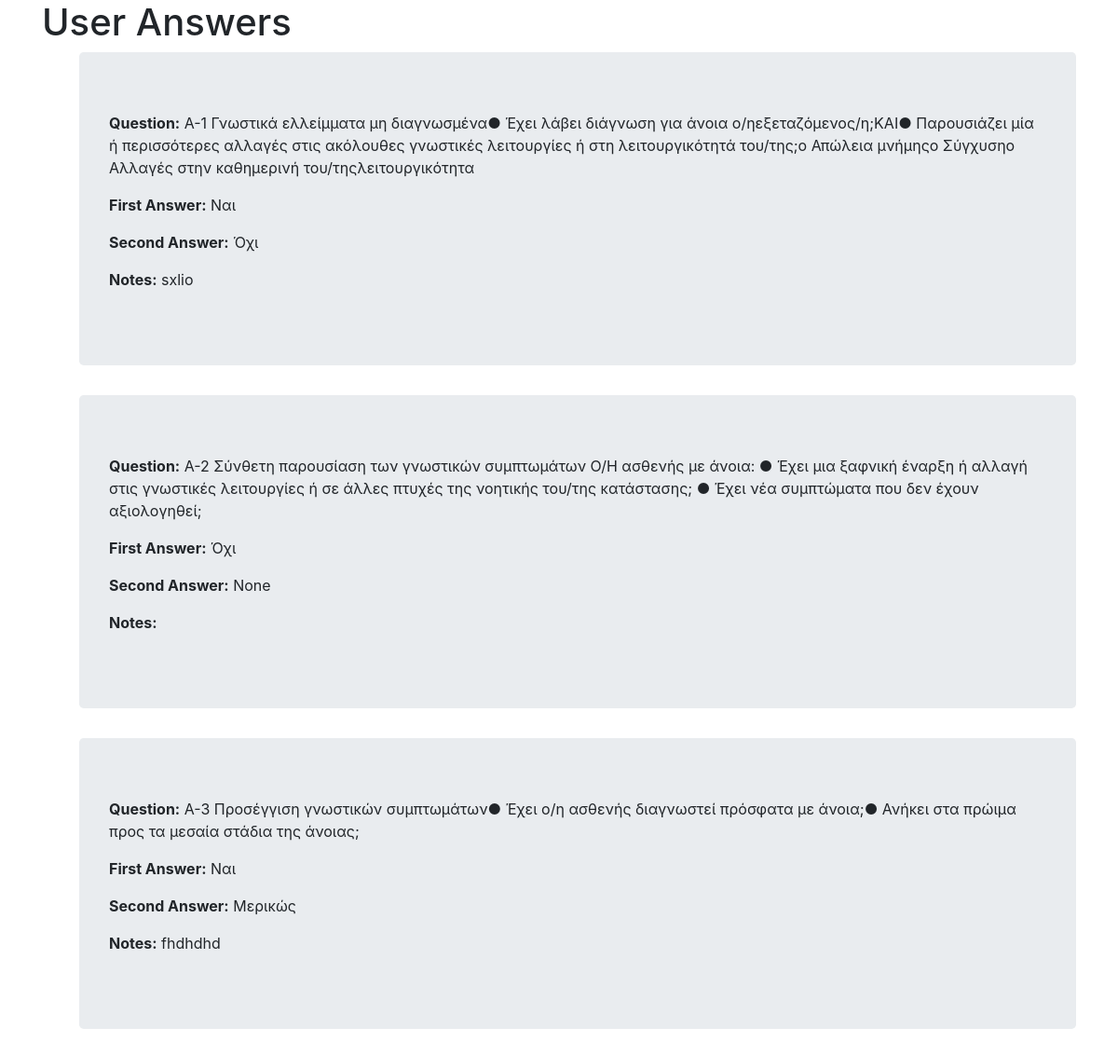
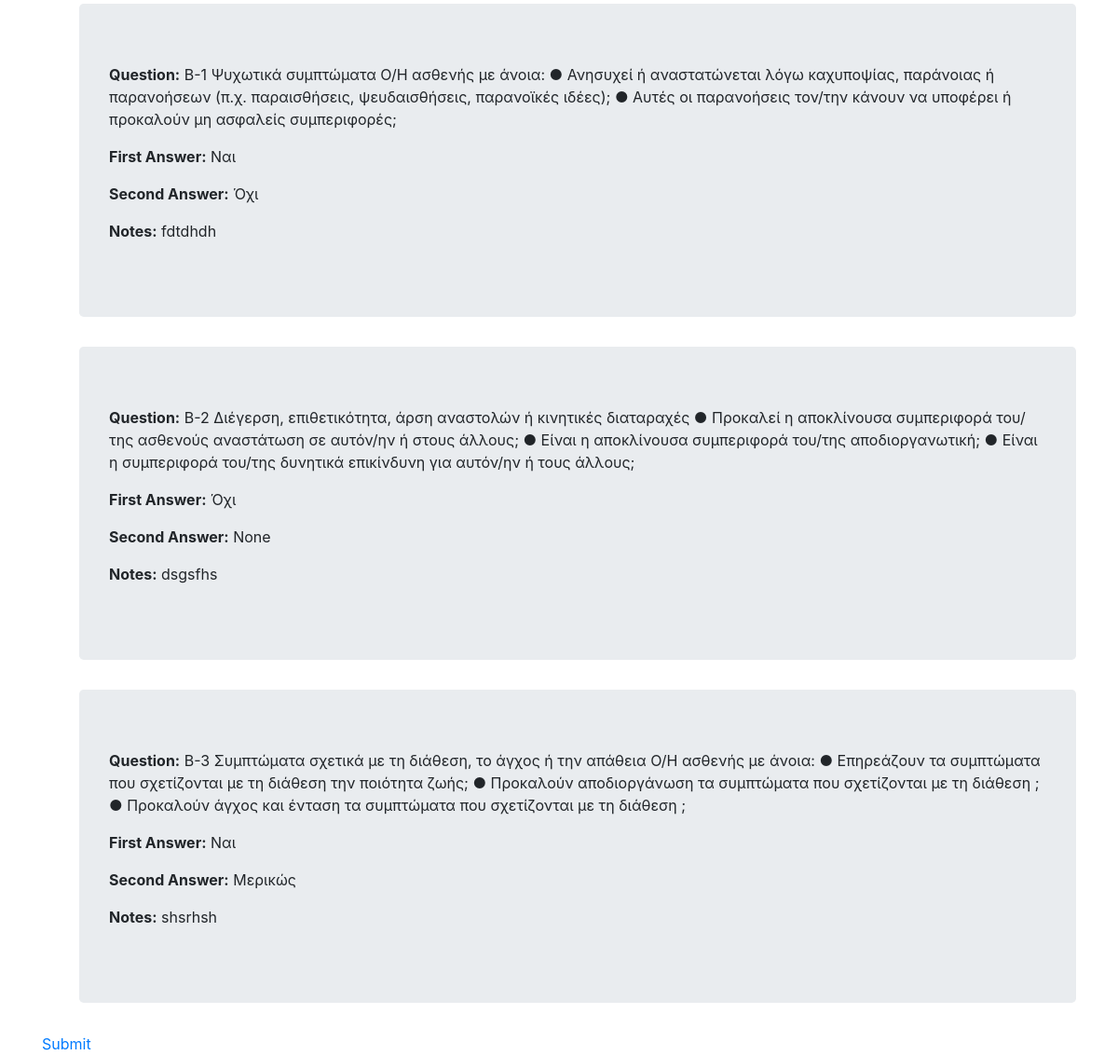
The page /poll/user_answers/ (signed in) on the database as committed earlier (2 pictures, top to bottom).
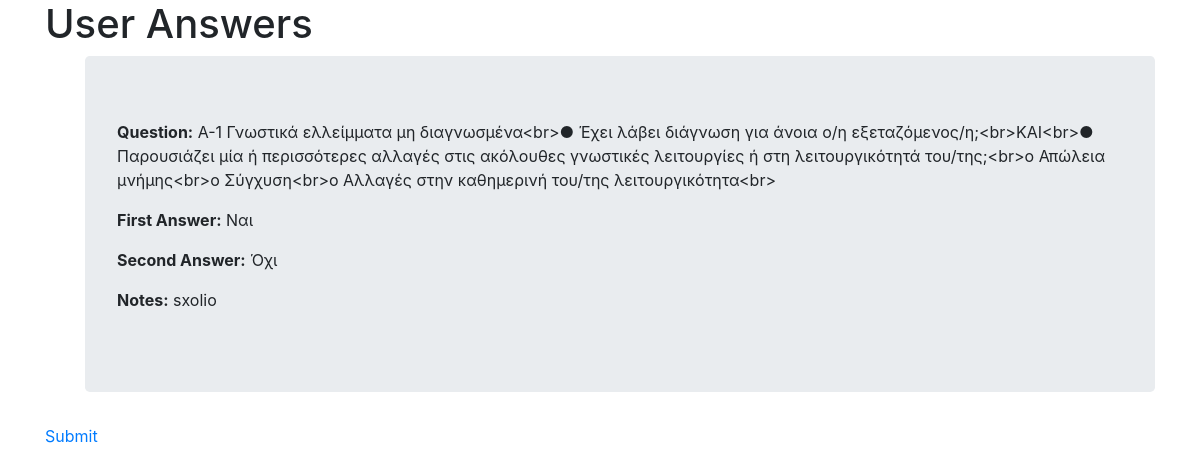
The same page on the database as committed later.
### poll/models.py (models this page shows, shortened)
class Choice(models.Model):
    question = models.ForeignKey(Question, on_delete=models.CASCADE)
    user = models.ForeignKey(User, on_delete=models.CASCADE)
    patient = models.ForeignKey(Patient, on_delete=models.CASCADE,null=True)
    notes = models.CharField(max_length=200,null=True)
    first_answer = models.CharField(max_length=10)
    second_answer = models.CharField(max_length=10,null=True)

class Question(models.Model):
    question_text = models.CharField(max_length=750)

### poll/views.py (the view)
# urls.py: path('user_answers/', views.user_answers, name='user_answers'),
@login_required
def user_answers(request):
    user_choices = Choice.objects.filter(user=request.user)
    context = {
        'user_choices': user_choices
    }
    return render(request, 'poll/user_answers.html', context)

### templates/poll/user_answers.html (shortened to what this page needs)
<!DOCTYPE html>
<html>
<head>
    <link rel="stylesheet" href="https://cdn.jsdelivr.net/npm/bootstrap@4.6.2/dist/css/bootstrap.min.css">
</head>
<body class="container">
    <h1>User Answers</h1>
    <ul>
      <form method="post">
        {% for choice in user_choices %}
            <div class="jumbotron">
                <p><strong>Question:</strong> {{ choice.question.question_text }}</p>
                <p><strong>First Answer:</strong> {{ choice.first_answer }}</p>
                <p><strong>Second Answer:</strong> {{ choice.second_answer }}</p>
                <p><strong>Notes:</strong> {{ choice.notes }}</p>
            </div>
        {% endfor %}
      </form>
    </ul>
    <a class="navbar-link" href="{% url 'poll:user_answers' %}">Submit</a>
</body>
</html>

Rows that differ between the two databases and show on the page:
removed Choice: question.question_text "A-1 Γνωστικά ελλείμματα μη διαγνωσμένα● Έχει λάβει διάγνωση για άνοια ο/ηεξεταζόμενος/η;ΚΑΙ● Παρουσιάζει μία ή περισσότερες αλλαγές στις ακόλουθες γνωστικές λειτουργίες ή στη λειτουργικότητά του/της;o Απώλεια μνήμηςo Σύγχυσηo Αλλαγές στην καθημερινή του/τηςλειτουργικότητα", first_answer "Ναι", second_answer "Όχι", notes "sxlio"
removed Choice: question.question_text "A-2 Σύνθετη παρουσίαση των γνωστικών συμπτωμάτων Ο/Η ασθενής με άνοια: ● Έχει μια ξαφνική έναρξη ή αλλαγή στις γνωστικές λειτουργίες ή σε άλλες πτυχές της νοητικής του/της κατάστασης; ● Έχει νέα συμπτώματα που δεν έχουν αξιολογηθεί;", first_answer "Όχι", second_answer "None"
removed Choice: question.question_text "A-3 Προσέγγιση γνωστικών συμπτωμάτων● Έχει ο/η ασθενής διαγνωστεί πρόσφατα με άνοια;● Ανήκει στα πρώιμα προς τα μεσαία στάδια της άνοιας;", first_answer "Ναι", second_answer "Μερικώς", notes "fhdhdhd"
removed Choice: question.question_text "B-1 Ψυχωτικά συμπτώματα Ο/Η ασθενής με άνοια: ● Ανησυχεί ή αναστατώνεται λόγω καχυποψίας, παράνοιας ή παρανοήσεων (π.χ. παραισθήσεις, ψευδαισθήσεις, παρανοϊκές ιδέες); ● Αυτές οι παρανοήσεις τον/την κάνουν να υποφέρει ή προκαλούν μη ασφαλείς συμπεριφορές;", first_answer "Ναι", second_answer "Όχι", notes "fdtdhdh"
removed Choice: question.question_text "B-2 Διέγερση, επιθετικότητα, άρση αναστολών ή κινητικές διαταραχές ● Προκαλεί η αποκλίνουσα συμπεριφορά του/της ασθενούς αναστάτωση σε αυτόν/ην ή στους άλλους; ● Είναι η αποκλίνουσα συμπεριφορά του/της αποδιοργανωτική; ● Είναι η συμπεριφορά του/της δυνητικά επικίνδυνη για αυτόν/ην ή τους άλλους;", first_answer "Όχι", second_answer "None", notes "dsgsfhs"
removed Choice: question.question_text "B-3 Συμπτώματα σχετικά με τη διάθεση, το άγχος ή την απάθεια Ο/Η ασθενής με άνοια: ● Επηρεάζουν τα συμπτώματα που σχετίζονται με τη διάθεση την ποιότητα ζωής; ● Προκαλούν αποδιοργάνωση τα συμπτώματα που σχετίζονται με τη διάθεση ; ● Προκαλούν άγχος και ένταση τα συμπτώματα που σχετίζονται με τη διάθεση ;", first_answer "Ναι", second_answer "Μερικώς", notes "shsrhsh"
added Choice: question.question_text "A-1 Γνωστικά ελλείμματα μη διαγνωσμένα<br>● Έχει λάβει διάγνωση για άνοια ο/η εξεταζόμενος/η;<br>ΚΑΙ<br>● Παρουσιάζει μία ή περισσότερες αλλαγές στις ακόλουθες γνωστικές λειτουργίες ή στη λειτουργικότητά του/της;<br>o Απώλεια μνήμης<br>o Σύγχυση<br>o Αλλαγές στην καθημερινή του/της λειτουργικότητα<br>", first_answer "Ναι", second_answer "Όχι", notes "sxolio"
